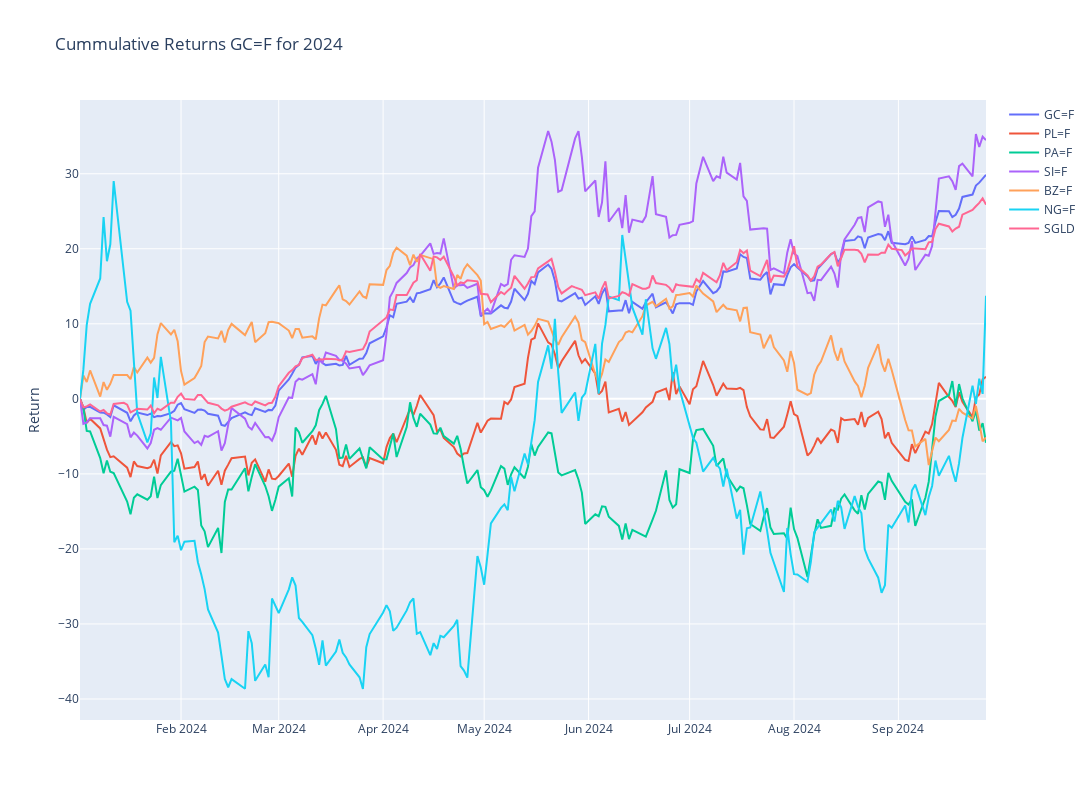

Notebook cell for this chart:
### Code cell
# Plotly
fig = make_subplots()

# Graph (1,1)
# Loop all stock files and get cummulative return for year
for stock in tqdm(index_list):
    f = os.path.join("../input", stock)
    df = pd.read_csv(f+".csv",index_col="Date",parse_dates=True)
    df['Cummulative_Return'] = cumulative_return(df["Adj Close"].loc[year])
    fig.add_trace(go.Scatter(x=df['Cummulative_Return'].loc[year].index,y=df['Cummulative_Return'].loc[year],mode="lines",name=stock.split('.')[0]),row=1,col=1)

# Update xaxis properties
fig.update_yaxes(title_text="Return", row=1, col=1)

fig.update_layout(height=800, width=1300,showlegend=True,title=f"Cummulative Returns {ticker} for {year}")

fig.show()

### Figure 1 — Plotly figure (JSON) as saved in the notebook; plotly's stock layout.template omitted (floating-point values rounded to 4 significant figures; data arrays with more than 128 entries replaced by an {"elided": "..."} marker saying what was removed)
{"data": [{"mode": "lines", "name": "GC=F", "type": "scatter", "x": {"elided": "187 str values"}, "xaxis": "x", "y": {"elided": "187 float values"}, "yaxis": "y"}, {"mode": "lines", "name": "PL=F", "type": "scatter", "x": {"elided": "187 str values"}, "xaxis": "x", "y": {"elided": "187 float values"}, "yaxis": "y"}, {"mode": "lines", "name": "PA=F", "type": "scatter", "x": {"elided": "187 str values"}, "xaxis": "x", "y": {"elided": "187 float values"}, "yaxis": "y"}, {"mode": "lines", "name": "SI=F", "type": "scatter", "x": {"elided": "187 str values"}, "xaxis": "x", "y": {"elided": "187 float values"}, "yaxis": "y"}, {"mode": "lines", "name": "BZ=F", "type": "scatter", "x": {"elided": "187 str values"}, "xaxis": "x", "y": {"elided": "187 float values"}, "yaxis": "y"}, {"mode": "lines", "name": "NG=F", "type": "scatter", "x": {"elided": "187 str values"}, "xaxis": "x", "y": {"elided": "187 float values"}, "yaxis": "y"}, {"mode": "lines", "name": "SGLD", "type": "scatter", "x": {"elided": "190 str values"}, "xaxis": "x", "y": {"elided": "190 float values"}, "yaxis": "y"}], "layout": {"height": 800, "showlegend": true, "title": {"text": "Cummulative Returns GC=F for 2024"}, "width": 1300, "xaxis": {"anchor": "y", "domain": [0, 1]}, "yaxis": {"anchor": "x", "domain": [0, 1], "title": {"text": "Return"}}}}
